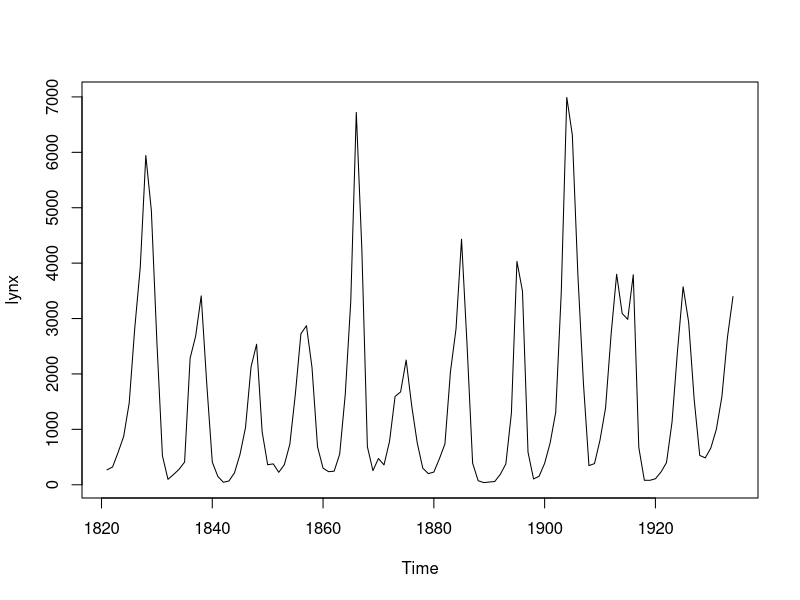
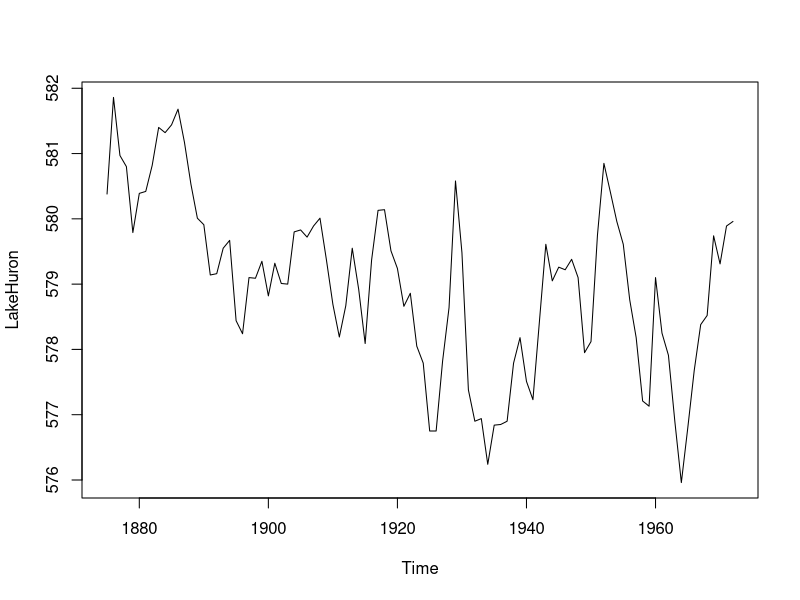

Reproduce these figures in R, in order.
install.packages('lubridate')
install.packages('forecast')
install.packages('tseries')
plot(lynx)
length(lynx)
plot(LakeHuron)
length(LakeHuron)

